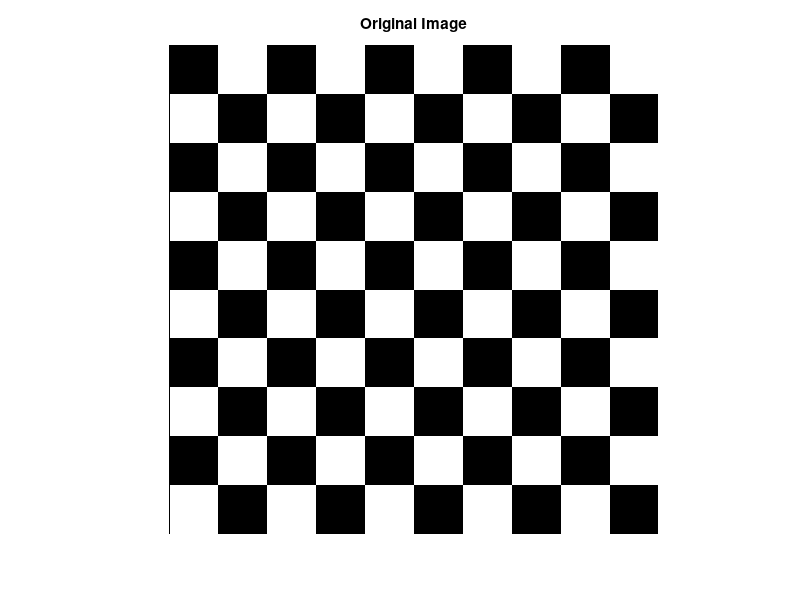
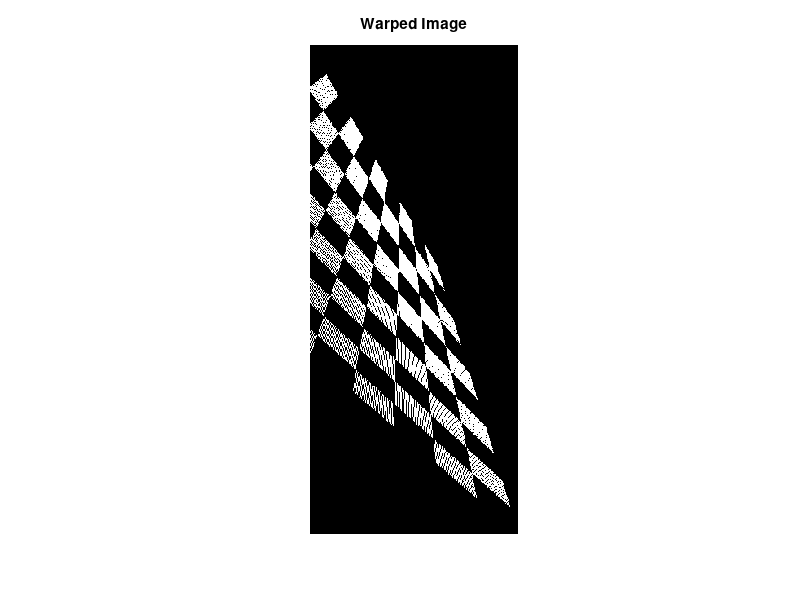

Reproduce these figures in MATLAB, in order.
clear all
close all
%Create chessboard image
a = ones(30,300);
for k = 1:10
    d = mod(k,2);
    f(30*(k-1) + 1 : 30*k , :) = d*a; 
end
f = xor(f , f');
fig1 = figure; imshow(f), title('Original Image');

%Warping
[M,N] = size(f);
theta = pi/3;
j = 0;
for m = 1:M
    for n = 1:N
        x = round(10 + cos(theta)*m + sin(theta)*n + 0.002*m*n);
        y = round(6 - sin(theta)*m + cos(theta)*n + 0.004*m*n);
        if x>0 && y>0
            f_warped(x,y) = f(m,n);
        end
    end
end
[X,Y] = size(f_warped);
disp(['size of warped image is = [' ,num2str(X),' , ',num2str(Y),']' ]);
fig2 = figure; imshow(f_warped), title('Warped Image');

n = 8;
figure(fig1);
[v,u] = ginput(n);
figure(fig2);
[y,x] = ginput(n);

U = [u, v, u.*v, ones(n,1)];
X = [x, y, ones(n,1)];
A = inv(U'*U) * U' * X;
disp('Coefficient Matrix is:');
disp(A);
